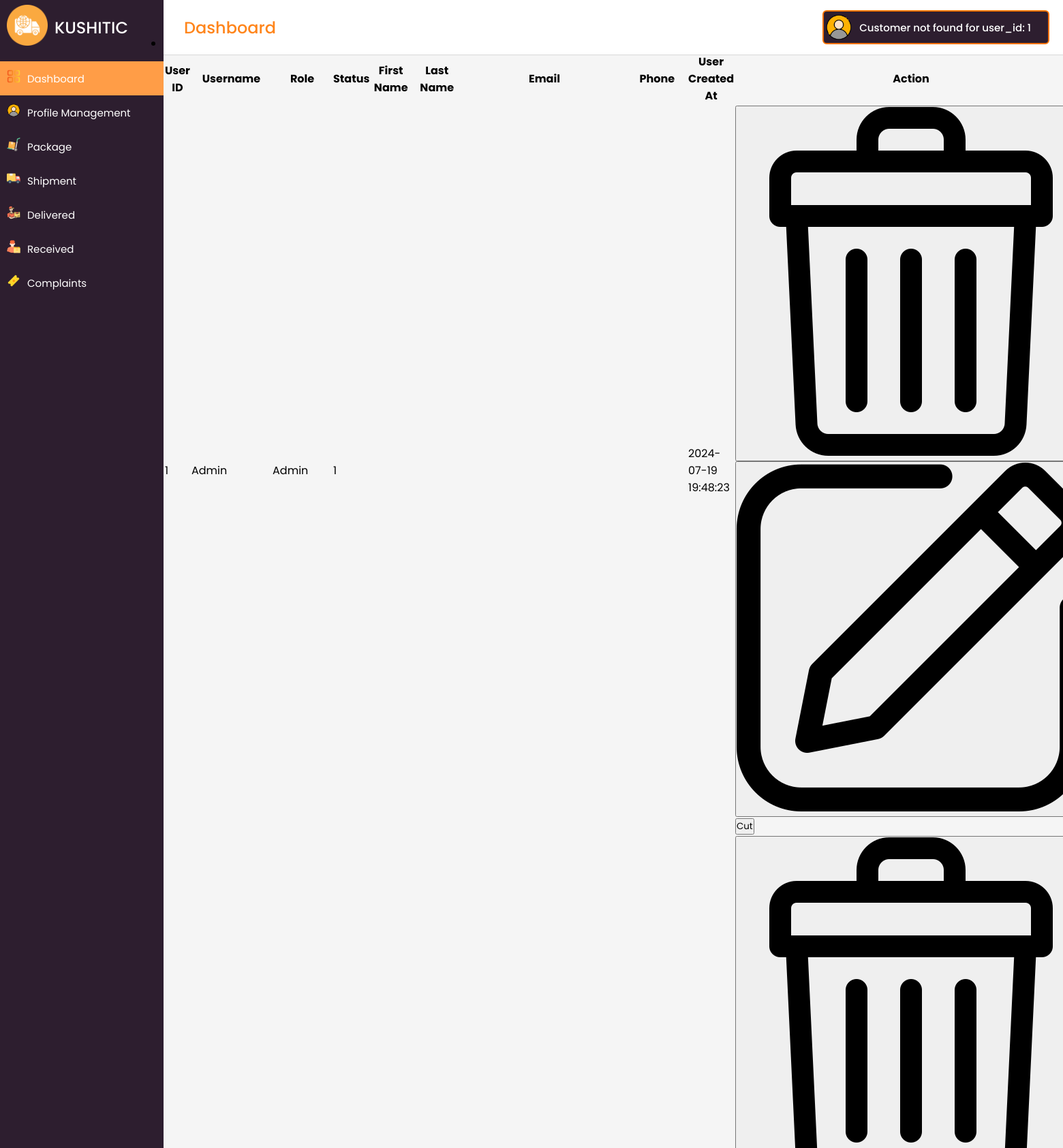
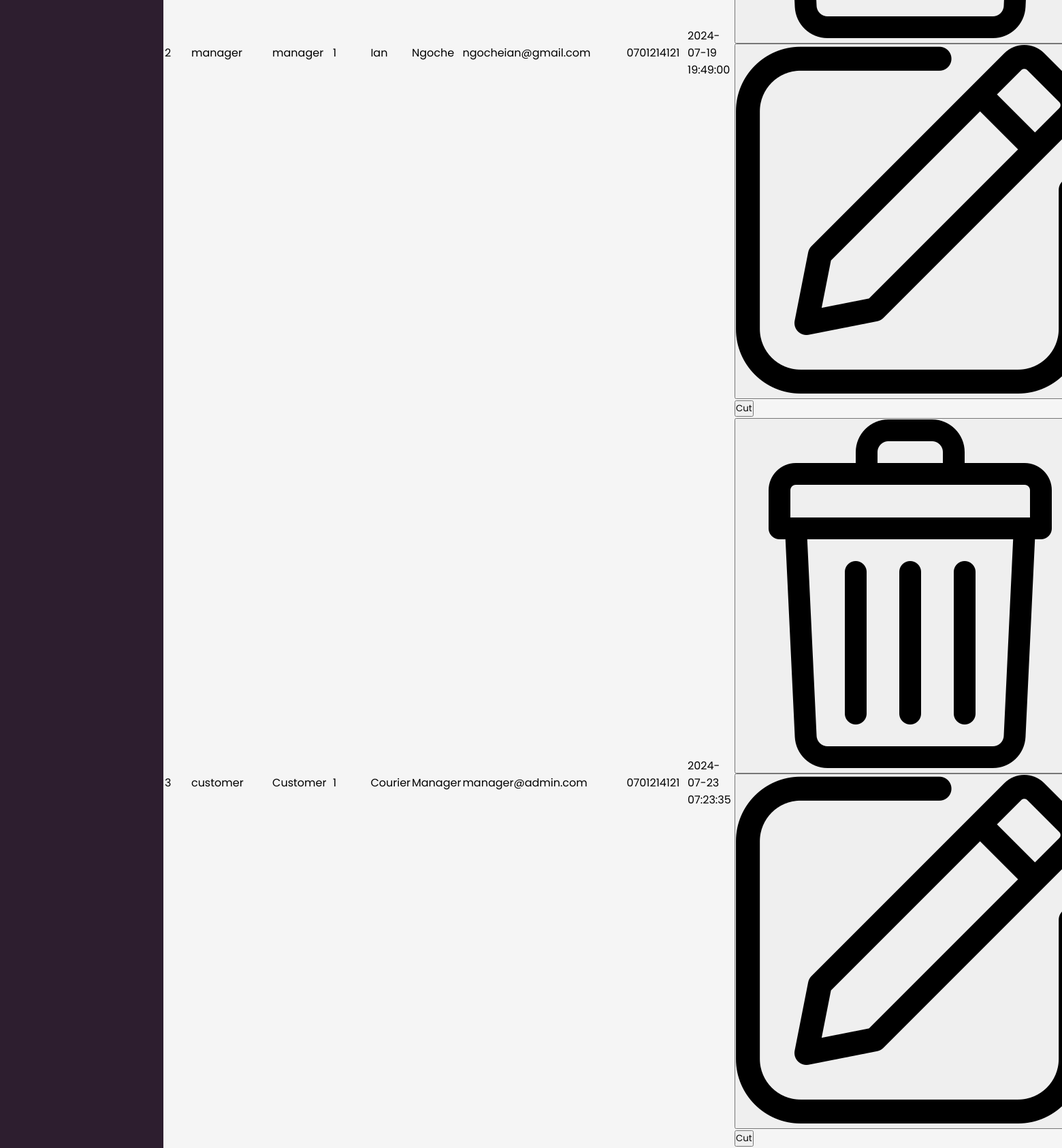
/main/customer/courier_management.php (signed in, upper part), run on the app's committed database (2 pictures, top to bottom).
### tables this page shows
CREATE TABLE `users_tbl` (
  `id` int(11) NOT NULL,
  `role` varchar(255) NOT NULL,
  `username` varchar(50) NOT NULL,
  `password` varchar(255) NOT NULL,
  `created_at` timestamp NOT NULL DEFAULT current_timestamp(),
  `Status` int(11) DEFAULT NULL
);

CREATE TABLE `employees_tbl` (
  `id` int(11) NOT NULL,
  `emply_id` int(11) DEFAULT NULL,
  `first_name` varchar(50) NOT NULL,
  `last_name` varchar(50) NOT NULL,
  `email` varchar(100) NOT NULL,
  `phone` varchar(20) DEFAULT NULL,
  `created_at` timestamp NOT NULL DEFAULT current_timestamp()
);

### main/customer/courier_management.php (the view)
<?php
    include('includes/header.php');
    $sql = "
    SELECT
        users_tbl.id AS user_id,
        users_tbl.username,
        users_tbl.role,
        users_tbl.status,
        employees_tbl.first_name,
        employees_tbl.last_name,
        employees_tbl.email,
        employees_tbl.phone,
        users_tbl.created_at AS user_created_at,
        employees_tbl.created_at AS employee_created_at
    FROM
        users_tbl
    LEFT JOIN
        employees_tbl
    ON
        users_tbl.id = employees_tbl.emply_id
    ORDER BY
        users_tbl.id ASC";
    $result = $conn->query($sql);
    ?>
   <div class="overview-boxes">
    <button class="box">
            <div class="right-side">
                <div class="box-topic">Manage Couriers</div>
             </div>
    </button>
    <button class="box">
            <div class="right-side">
                <div class="box-topic">Assign Deliveries
</div>
             </div>
    </button>
    <button class="box">
            <div class="right-side">
                <div class="box-topic">Total Users</div>
             </div>
    </button>
    <button class="box">
            <div class="right-side">
                <div class="box-topic">Total Users</div>
             </div>
    </button>
    </div>
        <div class="main-box">
          <div class=" section-box box">
            <div class="title-box">List of System Users</div>
            <div class="box-details">
              <ul class="details">
                <li class="topic">
                  <div class="button">
                    <a href="add_users.php">Add Users</a>
                  </div>
                </li>
                <div class="table-wrapper">
                <table class="fl-table">
            <thead>
                <tr>
                    <th>User ID</th>
                    <th>Username</th>
                    <th>Role</th>
                    <th>Status</th>
                    <th>First Name</th>
                    <th>Last Name</th>
                    <th>Email</th>
                    <th>Phone</th>
                    <th>User Created At</th>
                    <th>Action</th>
                </tr>
            </thead>
            <tbody>
    <?php
    if ($result->num_rows > 0) {
        while($row = $result->fetch_assoc()) {
            echo "<tr>";
            echo "<td>" . $row['user_id'] . "</td>";
            echo "<td>" . $row['username'] . "</td>";
            echo "<td>" . $row['role'] . "</td>";
            echo "<td>" . $row['status'] . "</td>";
            echo "<td>" . $row['first_name'] . "</td>";
            echo "<td>" . $row['last_name'] . "</td>";
            echo "<td>" . $row['email'] . "</td>";
            echo "<td>" . $row['phone'] . "</td>";
            echo "<td>" . $row['user_created_at'] . "</td>";
            echo "<td>
                    <div class='multi-button'>
                        <button class='btn-tbl' id='cut'><span><div class='icon-img'>
                        <img src='assets/img/icons/trash.png' alt='' />
                      </div></span></button>
                        <button class='btn-tbl' id='edit'><span> <div class='icon-img'>
                        <img src='assets/img/icons/edit.png' alt='' />
                      </div></span></button>
                        <button class='btn-tbl' id='cut'><span> Cut</span></button>
                    </div>
                </td>";
            echo "</tr>";
        }
    } else {
        echo "<tr><td colspan='10'>No records found</td></tr>";
    }
    ?>
</tbody>
        </table>
              </div>
              </ul>
            </div>
          </div>
        </div>
        <?php
include('includes/footer.php');
?>

### main/customer/assets/css/style.css (style rules this page uses)
:root { --white-color: #ffffff; --custom-gray-color: #d5d5d5; --dark-purple: #2D1E2F; --custom-primary-color: #ff851b; --custom-primary-hover-color: #FF9D47; --custom-text-color: #F57200; --text-dark: #000; --danger: #fa0808; --danger-hover: #f82b2b; --success: #015012; }
* { margin: 0; padding: 0; box-sizing: border-box; font-family: 'Poppins', sans-serif; }
body { min-height: 100%; }

### data on the page
users_tbl: id "1", username "Admin", role "Admin", Status "1", created_at "2024-07-19 19:48:23"
users_tbl: id "2", username "manager", role "manager", Status "1", employees_tbl.first_name "Ian", employees_tbl.last_name "Ngoche", employees_tbl.email "ngocheian@gmail.com", employees_tbl.phone "0701214121", created_at "2024-07-19 19:49:00"
users_tbl: id "3", username "customer", role "Customer", Status "1", employees_tbl.first_name "Courier", employees_tbl.last_name "Manager", employees_tbl.email "manager@admin.com", employees_tbl.phone "0701214121", created_at "2024-07-23 07:23:35"

### other printed values
$user_id "1"
